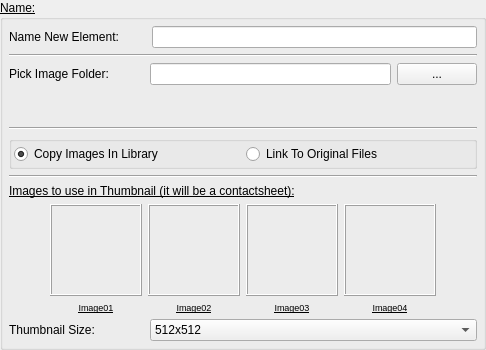
                   <widget class="QGroupBox" name="groupBox_sgAddDMPImagesFromFolder">
                    <property name="font">
                     <font>
                      <pointsize>9</pointsize>
                      <bold>false</bold>
                      <underline>true</underline>
                     </font>
                    </property>
                    <property name="title">
                     <string>Name:</string>
                    </property>
                    <layout class="QVBoxLayout" name="verticalLayout_57">
                     <property name="leftMargin">
                      <number>6</number>
                     </property>
                     <property name="topMargin">
                      <number>6</number>
                     </property>
                     <property name="rightMargin">
                      <number>6</number>
                     </property>
                     <property name="bottomMargin">
                      <number>6</number>
                     </property>
                     <item>
                      <layout class="QHBoxLayout" name="horizontalLayout_47">
                       <item>
                        <widget class="QLabel" name="label_sgDMPNewCategory">
                         <property name="minimumSize">
                          <size>
                           <width>135</width>
                           <height>0</height>
                          </size>
                         </property>
                         <property name="maximumSize">
                          <size>
                           <width>150</width>
                           <height>16777215</height>
                          </size>
                         </property>
                         <property name="font">
                          <font>
                           <pointsize>9</pointsize>
                           <bold>false</bold>
                           <underline>false</underline>
                          </font>
                         </property>
                         <property name="text">
                          <string>Name New Element:        </string>
                         </property>
                        </widget>
                       </item>
                       <item>
                        <widget class="QLineEdit" name="lineEdit_sgDMPNewName">
                         <property name="font">
                          <font>
                           <pointsize>9</pointsize>
                           <bold>false</bold>
                           <underline>false</underline>
                          </font>
                         </property>
                         <property name="toolTip">
                          <string>&lt;html&gt;&lt;head/&gt;&lt;body&gt;&lt;p&gt;Name New Entry&lt;/p&gt;&lt;/body&gt;&lt;/html&gt;</string>
                         </property>
                         <property name="text">
                          <string/>
                         </property>
                        </widget>
                       </item>
                      </layout>
                     </item>
                     <item>
                      <widget class="Line" name="line_22">
                       <property name="orientation">
                        <enum>Qt::Horizontal</enum>
                       </property>
                      </widget>
                     </item>
                     <item>
                      <layout class="QHBoxLayout" name="horizontalLayout_46">
                       <item>
                        <widget class="QLabel" name="label_sgPickDMPFolderTxt">
                         <property name="minimumSize">
                          <size>
                           <width>135</width>
                           <height>0</height>
                          </size>
                         </property>
                         <property name="maximumSize">
                          <size>
                           <width>150</width>
                           <height>16777215</height>
                          </size>
                         </property>
                         <property name="font">
                          <font>
                           <pointsize>9</pointsize>
                           <bold>false</bold>
                           <underline>false</underline>
                          </font>
                         </property>
                         <property name="text">
                          <string>Pick Image Folder:       </string>
                         </property>
                        </widget>
                       </item>
                       <item>
                        <widget class="QLineEdit" name="lineEdit_sgFolderDMPEntry">
                         <property name="enabled">
                          <bool>true</bool>
                         </property>
                         <property name="font">
                          <font>
                           <pointsize>9</pointsize>
                           <bold>false</bold>
                           <underline>false</underline>
                          </font>
                         </property>
                         <property name="toolTip">
                          <string>&lt;html&gt;&lt;head/&gt;&lt;body&gt;&lt;p&gt;Pick the folder where thetexture you want to add to the Library lives. The script will find pattern and add them&lt;/p&gt;&lt;/body&gt;&lt;/html&gt;</string>
                         </property>
                         <property name="readOnly">
                          <bool>true</bool>
                         </property>
                        </widget>
                       </item>
                       <item>
                        <widget class="QPushButton" name="pushButton_sg_PickDMPFolderEntry">
                         <property name="minimumSize">
                          <size>
                           <width>80</width>
                           <height>0</height>
                          </size>
                         </property>
                         <property name="maximumSize">
                          <size>
                           <width>80</width>
                           <height>16777215</height>
                          </size>
                         </property>
                         <property name="font">
                          <font>
                           <pointsize>9</pointsize>
                           <bold>false</bold>
                           <underline>false</underline>
                          </font>
                         </property>
                         <property name="cursor">
                          <cursorShape>PointingHandCursor</cursorShape>
                         </property>
                         <property name="text">
                          <string>...</string>
                         </property>
                        </widget>
                       </item>
                      </layout>
                     </item>
                     <item>
                      <widget class="QLabel" name="label_sgFoundDMPFolder">
                       <property name="minimumSize">
                        <size>
                         <width>0</width>
                         <height>30</height>
                        </size>
                       </property>
                       <property name="maximumSize">
                        <size>
                         <width>16777215</width>
                         <height>30</height>
                        </size>
                       </property>
                       <property name="font">
                        <font>
                         <pointsize>9</pointsize>
                         <bold>false</bold>
                         <underline>false</underline>
                        </font>
                       </property>
                       <property name="text">
                        <string/>
                       </property>
                      </widget>
                     </item>
                     <item>
                      <widget class="Line" name="line_10">
                       <property name="orientation">
                        <enum>Qt::Horizontal</enum>
                       </property>
                      </widget>
                     </item>
                     <item>
                      <widget class="QGroupBox" name="groupBox_DMPCopy">
                       <property name="title">
                        <string/>
                       </property>
                       <layout class="QVBoxLayout" name="verticalLayout_97">
                        <property name="leftMargin">
                         <number>2</number>
                        </property>
                        <property name="topMargin">
                         <number>2</number>
                        </property>
                        <property name="rightMargin">
                         <number>2</number>
                        </property>
                        <property name="bottomMargin">
                         <number>2</number>
                        </property>
                        <item>
                         <layout class="QHBoxLayout" name="horizontalLayout_48">
                          <item>
                           <widget class="QRadioButton" name="radioButton_sgDMPCopyImgs">
                            <property name="font">
                             <font>
                              <pointsize>9</pointsize>
                              <bold>false</bold>
                              <underline>false</underline>
                             </font>
                            </property>
                            <property name="text">
                             <string>Copy Images In Library</string>
                            </property>
                            <property name="checked">
                             <bool>true</bool>
                            </property>
                           </widget>
                          </item>
                          <item>
                           <widget class="QRadioButton" name="radioButton_sgDMPLinkToOriginal">
                            <property name="font">
                             <font>
                              <pointsize>9</pointsize>
                              <bold>false</bold>
                              <underline>false</underline>
                             </font>
                            </property>
                            <property name="text">
                             <string>Link To Original Files</string>
                            </property>
                           </widget>
                          </item>
                         </layout>
                        </item>
                       </layout>
                      </widget>
                     </item>
                     <item>
                      <widget class="Line" name="line_8">
                       <property name="orientation">
                        <enum>Qt::Horizontal</enum>
                       </property>
                      </widget>
                     </item>
                     <item>
                      <widget class="QLabel" name="label_DMPTxt01">
                       <property name="text">
                        <string>Images to use in Thumbnail (it will be a contactsheet):</string>
                       </property>
                      </widget>
                     </item>
                     <item>
                      <layout class="QHBoxLayout" name="horizontalLayout_53">
                       <item>
                        <widget class="QLabel" name="label_7">
                         <property name="minimumSize">
                          <size>
                           <width>35</width>
                           <height>0</height>
                          </size>
                         </property>
                         <property name="text">
                          <string/>
                         </property>
                        </widget>
                       </item>
                       <item>
                        <layout class="QVBoxLayout" name="verticalLayout_49">
                         <property name="sizeConstraint">
                          <enum>QLayout::SetFixedSize</enum>
                         </property>
                         <item>
                          <widget class="QFrame" name="frame_11">
                           <property name="minimumSize">
                            <size>
                             <width>92</width>
                             <height>92</height>
                            </size>
                           </property>
                           <property name="maximumSize">
                            <size>
                             <width>92</width>
                             <height>92</height>
                            </size>
                           </property>
                           <property name="frameShape">
                            <enum>QFrame::Box</enum>
                           </property>
                           <property name="frameShadow">
                            <enum>QFrame::Raised</enum>
                           </property>
                           <layout class="QVBoxLayout" name="verticalLayout_62">
                            <property name="leftMargin">
                             <number>0</number>
                            </property>
                            <property name="topMargin">
                             <number>0</number>
                            </property>
                            <property name="rightMargin">
                             <number>0</number>
                            </property>
                            <property name="bottomMargin">
                             <number>0</number>
                            </property>
                            <item>
                             <widget class="QPushButton" name="pushButton_sgDMPContactsheet01">
                              <property name="minimumSize">
                               <size>
                                <width>90</width>
                                <height>90</height>
                               </size>
                              </property>
                              <property name="maximumSize">
                               <size>
                                <width>90</width>
                                <height>90</height>
                               </size>
                              </property>
                              <property name="text">
                               <string/>
                              </property>
                              <property name="flat">
                               <bool>true</bool>
                              </property>
                             </widget>
                            </item>
                           </layout>
                          </widget>
                         </item>
                         <item>
                          <widget class="QLabel" name="label_sgDMPContactsheet01">
                           <property name="maximumSize">
                            <size>
                             <width>92</width>
                             <height>16777215</height>
                            </size>
                           </property>
                           <property name="font">
                            <font>
                             <pointsize>7</pointsize>
                             <bold>false</bold>
                             <underline>true</underline>
                            </font>
                           </property>
                           <property name="text">
                            <string>Image01</string>
                           </property>
                           <property name="scaledContents">
                            <bool>false</bool>
                           </property>
                           <property name="alignment">
                            <set>Qt::AlignCenter</set>
                           </property>
                           <property name="wordWrap">
                            <bool>true</bool>
                           </property>
                           <property name="textInteractionFlags">
                            <set>Qt::LinksAccessibleByMouse|Qt::TextSelectableByMouse</set>
                           </property>
                          </widget>
                         </item>
                        </layout>
                       </item>
                       <item>
                        <layout class="QVBoxLayout" name="verticalLayout_54">
                         <property name="sizeConstraint">
                          <enum>QLayout::SetFixedSize</enum>
                         </property>
                         <item>
                          <widget class="QFrame" name="frame_12">
                           <property name="minimumSize">
                            <size>
                             <width>92</width>
                             <height>92</height>
                            </size>
                           </property>
                           <property name="maximumSize">
                            <size>
                             <width>92</width>
                             <height>92</height>
                            </size>
                           </property>
                           <property name="frameShape">
                            <enum>QFrame::Box</enum>
                           </property>
                           <property name="frameShadow">
                            <enum>QFrame::Raised</enum>
                           </property>
                           <layout class="QVBoxLayout" name="verticalLayout_61">
                            <property name="leftMargin">
                             <number>0</number>
                            </property>
                            <property name="topMargin">
                             <number>0</number>
                            </property>
                            <property name="rightMargin">
                             <number>0</number>
                            </property>
                            <property name="bottomMargin">
                             <number>0</number>
                            </property>
                            <item>
                             <widget class="QPushButton" name="pushButton_sgDMPContactsheet02">
                              <property name="minimumSize">
                               <size>
                                <width>90</width>
                                <height>90</height>
                               </size>
                              </property>
                              <property name="maximumSize">
                               <size>
                                <width>90</width>
                                <height>90</height>
                               </size>
                              </property>
                              <property name="text">
                               <string/>
                              </property>
                              <property name="flat">
                               <bool>true</bool>
                              </property>
                             </widget>
                            </item>
                           </layout>
                          </widget>
                         </item>
                         <item>
                          <widget class="QLabel" name="label_sgDMPContactsheet02">
                           <property name="maximumSize">
                            <size>
                             <width>92</width>
                             <height>16777215</height>
                            </size>
                           </property>
                           <property name="font">
                            <font>
                             <pointsize>7</pointsize>
                             <bold>false</bold>
                             <underline>true</underline>
                            </font>
                           </property>
                           <property name="text">
                            <string>Image02</string>
                           </property>
                           <property name="alignment">
                            <set>Qt::AlignCenter</set>
                           </property>
                           <property name="textInteractionFlags">
                            <set>Qt::LinksAccessibleByMouse|Qt::TextSelectableByMouse</set>
                           </property>
                          </widget>
                         </item>
                        </layout>
                       </item>
                       <item>
                        <layout class="QVBoxLayout" name="verticalLayout_55">
                         <property name="sizeConstraint">
                          <enum>QLayout::SetFixedSize</enum>
                         </property>
                         <item>
                          <widget class="QFrame" name="frame_13">
                           <property name="minimumSize">
                            <size>
                             <width>92</width>
                             <height>92</height>
                            </size>
                           </property>
                           <property name="maximumSize">
                            <size>
                             <width>92</width>
                             <height>92</height>
                            </size>
                           </property>
                           <property name="frameShape">
                            <enum>QFrame::Box</enum>
                           </property>
                           <property name="frameShadow">
                            <enum>QFrame::Raised</enum>
                           </property>
                           <layout class="QVBoxLayout" name="verticalLayout_60">
                            <property name="leftMargin">
                             <number>0</number>
                            </property>
                            <property name="topMargin">
                             <number>0</number>
                            </property>
                            <property name="rightMargin">
                             <number>0</number>
                            </property>
                            <property name="bottomMargin">
                             <number>0</number>
                            </property>
                            <item>
                             <widget class="QPushButton" name="pushButton_sgDMPContactsheet03">
                              <property name="minimumSize">
                               <size>
                                <width>90</width>
                                <height>90</height>
                               </size>
                              </property>
                              <property name="maximumSize">
                               <size>
                                <width>90</width>
                                <height>90</height>
                               </size>
                              </property>
                              <property name="text">
                               <string/>
                              </property>
                              <property name="flat">
                               <bool>true</bool>
                              </property>
                             </widget>
                            </item>
                           </layout>
                          </widget>
                         </item>
                         <item>
                          <widget class="QLabel" name="label_sgDMPContactsheet03">
                           <property name="maximumSize">
                            <size>
                             <width>92</width>
                             <height>16777215</height>
                            </size>
                           </property>
                           <property name="font">
                            <font>
                             <pointsize>7</pointsize>
                             <bold>false</bold>
                             <underline>true</underline>
                            </font>
                           </property>
                           <property name="text">
                            <string>Image03</string>
                           </property>
                           <property name="alignment">
                            <set>Qt::AlignCenter</set>
                           </property>
                           <property name="textInteractionFlags">
                            <set>Qt::LinksAccessibleByMouse|Qt::TextSelectableByMouse</set>
                           </property>
                          </widget>
                         </item>
                        </layout>
                       </item>
                       <item>
                        <layout class="QVBoxLayout" name="verticalLayout_56">
                         <property name="sizeConstraint">
                          <enum>QLayout::SetFixedSize</enum>
                         </property>
                         <item>
                          <widget class="QFrame" name="frame_14">
                           <property name="minimumSize">
                            <size>
                             <width>92</width>
                             <height>92</height>
                            </size>
                           </property>
                           <property name="maximumSize">
                            <size>
                             <width>92</width>
                             <height>92</height>
                            </size>
                           </property>
                           <property name="frameShape">
                            <enum>QFrame::Box</enum>
                           </property>
                           <property name="frameShadow">
                            <enum>QFrame::Raised</enum>
                           </property>
                           <layout class="QVBoxLayout" name="verticalLayout_59">
                            <property name="leftMargin">
                             <number>0</number>
                            </property>
                            <property name="topMargin">
                             <number>0</number>
                            </property>
                            <property name="rightMargin">
                             <number>0</number>
                            </property>
                            <property name="bottomMargin">
                             <number>0</number>
                            </property>
                            <item>
                             <widget class="QPushButton" name="pushButton_sgDMPContactsheet04">
                              <property name="minimumSize">
                               <size>
                                <width>90</width>
                                <height>90</height>
                               </size>
                              </property>
                              <property name="maximumSize">
                               <size>
                                <width>90</width>
                                <height>90</height>
                               </size>
                              </property>
                              <property name="text">
                               <string/>
                              </property>
                              <property name="flat">
                               <bool>true</bool>
                              </property>
                             </widget>
                            </item>
                           </layout>
                          </widget>
                         </item>
                         <item>
                          <widget class="QLabel" name="label_sgDMPContactsheet04">
                           <property name="maximumSize">
                            <size>
                             <width>92</width>
                             <height>16777215</height>
                            </size>
                           </property>
                           <property name="font">
                            <font>
                             <pointsize>7</pointsize>
                             <bold>false</bold>
                             <underline>true</underline>
                            </font>
                           </property>
                           <property name="text">
                            <string>Image04</string>
                           </property>
                           <property name="alignment">
                            <set>Qt::AlignCenter</set>
                           </property>
                           <property name="textInteractionFlags">
                            <set>Qt::LinksAccessibleByMouse|Qt::TextSelectableByMouse</set>
                           </property>
                          </widget>
                         </item>
                        </layout>
                       </item>
                       <item>
                        <widget class="QLabel" name="label_8">
                         <property name="minimumSize">
                          <size>
                           <width>35</width>
                           <height>0</height>
                          </size>
                         </property>
                         <property name="text">
                          <string/>
                         </property>
                        </widget>
                       </item>
                      </layout>
                     </item>
                     <item>
                      <layout class="QHBoxLayout" name="horizontalLayout_49">
                       <item>
                        <widget class="QLabel" name="label_sgPreviewDMPRes">
                         <property name="minimumSize">
                          <size>
                           <width>135</width>
                           <height>0</height>
                          </size>
                         </property>
                         <property name="maximumSize">
                          <size>
                           <width>135</width>
                           <height>16777215</height>
                          </size>
                         </property>
                         <property name="font">
                          <font>
                           <pointsize>9</pointsize>
                           <bold>false</bold>
                           <underline>false</underline>
                          </font>
                         </property>
                         <property name="text">
                          <string>Thumbnail Size:</string>
                         </property>
                        </widget>
                       </item>
                       <item>
                        <widget class="QComboBox" name="comboBox_sgPreviewDMPRes">
                         <property name="maximumSize">
                          <size>
                           <width>16777215</width>
                           <height>16777215</height>
                          </size>
                         </property>
                         <property name="font">
                          <font>
                           <pointsize>9</pointsize>
                           <bold>false</bold>
                           <underline>false</underline>
                          </font>
                         </property>
                         <property name="currentIndex">
                          <number>1</number>
                         </property>
                         <item>
                          <property name="text">
                           <string>256x256</string>
                          </property>
                         </item>
                         <item>
                          <property name="text">
                           <string>512x512</string>
                          </property>
                         </item>
                        </widget>
                       </item>
                      </layout>
                     </item>
                    </layout>
                   </widget>
